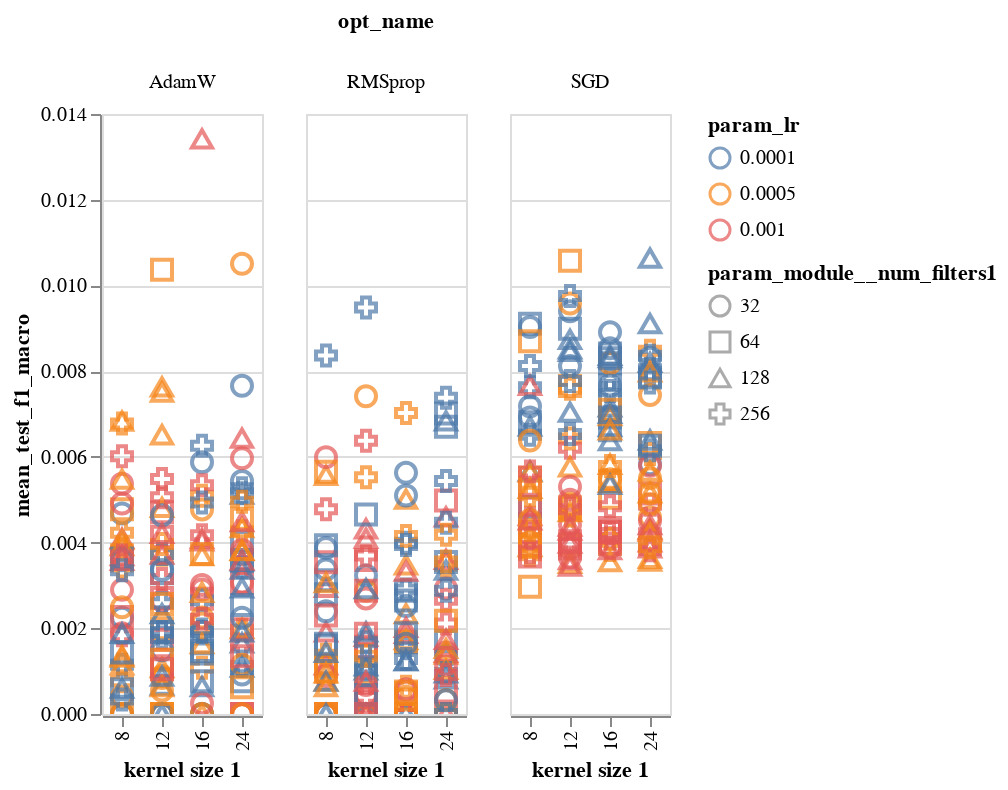

Notebook code cell kept with this figure:
### Code cell
alt.Chart(sm_res_df).mark_point(size=100).encode(
    x=alt.X('param_module__kernel_size1:O',title="kernel size 1"),
    y='mean_test_f1_macro:Q',
    color=alt.Color('param_lr:N',scale=alt.Scale(scheme='tableau10')),
    column='opt_name:N',
#     detail='model_desc:N',
    shape="param_module__num_filters1:N",
    tooltip=["rank_test_f1_macro:O","param_module__num_filters1:N","param_module__num_filters2:N","param_module__kernel_size1:N","param_module__kernel_size2:N","param_lr:N","param_module__fc_node_num1:N"]
    
).interactive()

### Figure 1 — Vega-Lite specification as saved in the notebook (floating-point values rounded to 4 significant figures; data arrays with more than 128 entries replaced by an {"elided": "..."} marker saying what was removed)
{"config": {"view": {"continuousWidth": 400, "continuousHeight": 300}}, "data": {"name": "data-b549f45f709b5de3844150f4087ccd75"}, "mark": {"type": "point", "size": 100}, "encoding": {"color": {"type": "nominal", "field": "param_lr", "scale": {"scheme": "tableau10"}}, "column": {"type": "nominal", "field": "opt_name"}, "shape": {"type": "nominal", "field": "param_module__num_filters1"}, "tooltip": [{"type": "ordinal", "field": "rank_test_f1_macro"}, {"type": "nominal", "field": "param_module__num_filters1"}, {"type": "nominal", "field": "param_module__num_filters2"}, {"type": "nominal", "field": "param_module__kernel_size1"}, {"type": "nominal", "field": "param_module__kernel_size2"}, {"type": "nominal", "field": "param_lr"}, {"type": "nominal", "field": "param_module__fc_node_num1"}], "x": {"type": "ordinal", "field": "param_module__kernel_size1", "title": "kernel size 1"}, "y": {"type": "quantitative", "field": "mean_test_f1_macro"}}, "selection": {"selector002": {"type": "interval", "bind": "scales", "encodings": ["x", "y"]}}, "$schema": "https://vega.github.io/schema/vega-lite/v4.8.1.json", "datasets": {"data-b549f45f709b5de3844150f4087ccd75": {"elided": "500 records"}}}
